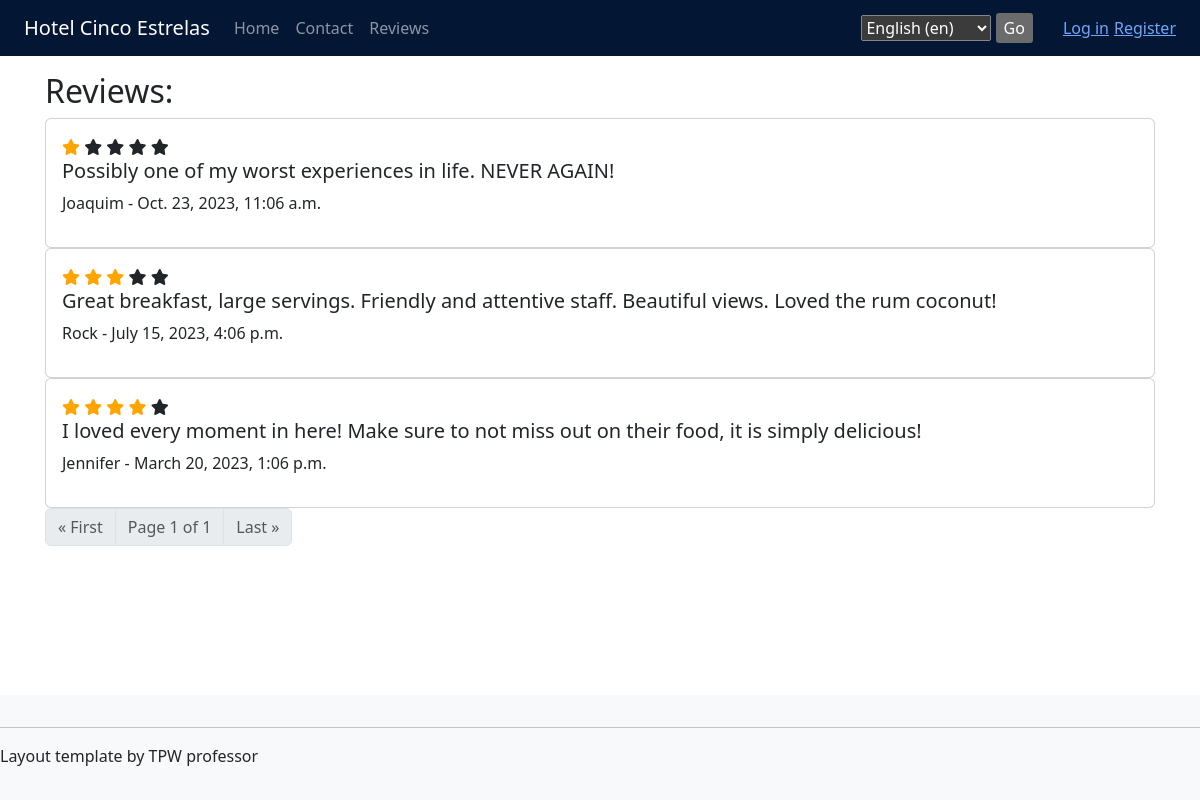
The app's page /reviews/ with its own data.
### app/models.py (models this page shows, shortened)
class Review(models.Model):
    user = models.ForeignKey(User, on_delete=models.CASCADE)
    review = models.CharField(max_length=500, null=False)
    date = models.DateTimeField(null=False)
    rating = models.PositiveIntegerField(validators=[MinValueValidator(1), MaxValueValidator(5)], default=0, blank=False, null=False)
    def __str__(self):
        return self.review

class User(models.Model):
    name = models.CharField(max_length=100)
    email = models.EmailField(max_length=100, unique=True)
    password = models.CharField(max_length=20)
    phone = models.CharField(max_length=9)
    address = models.CharField(max_length=100)
    birthdate = models.DateField()
    rooms = models.ManyToManyField('Room', through='Booking')
    image = models.ImageField(upload_to='images/', null=True, blank=True, default=None)
    objects = UserManager()

### app/views.py (the view, shortened to what this page needs)
# urls.py: path('reviews/', views.reviews, name='reviews'),
def reviews(request):
    reviews_list = Review.objects.all().order_by('-date')
    paginator = Paginator(reviews_list, 3)
    page_number = request.GET.get("page")
    page_obj = paginator.get_page(page_number)
    params = {
        'title': 'Reviews',
        'reviews': reviews_list,
        'form': review_insert_form(),
        "page_obj": page_obj
    }
    return render(request, 'reviews.html', params)

### app/forms.py (shortened to what this page needs)
class review_insert_form(forms.Form):
    review = forms.CharField(
        widget=forms.Textarea(attrs={"rows": "3", "placeholder": "Share your experience with us..."}),
        label='Write your own review', max_length=500)
    rating = forms.IntegerField(widget=forms.HiddenInput())

### app/templates/reviews.html (shortened to what this page needs)
{% extends "layout.html" %}
{% block content %}
    <h2>{{ title }}:</h2>
    {% for review in page_obj %}
        <div class="card">
            <div class="card-body">
                <span class="fa fa-star {% if review.rating > 0 %} checked {% endif %}"></span>
                <span class="fa fa-star {% if review.rating > 1 %} checked {% endif %}"></span>
                <span class="fa fa-star {% if review.rating > 2 %} checked {% endif %}"></span>
                <span class="fa fa-star {% if review.rating > 3 %} checked {% endif %}" ></span>
                <span class="fa fa-star {% if review.rating > 4 %} checked {% endif %}"></span>
                <h5>{{ review }}</h5>
                <p>{{ review.user.name }} - {{ review.date }}</p>
            </div>
        </div>
    {% endfor %}
    <div class="pagination">
        <nav aria-label="Page navigation">
            <ul class="pagination">
                <li class="page-item {% if not page_obj.has_previous %}disabled{% endif %}">
                    <a class="page-link" href="?page=1" aria-label="First">
                        &laquo; First
                    </a>
                </li>
                <li class="page-item disabled">
                    <a class="page-link" href="#" aria-label="Current">
                        Page {{ page_obj.number }} of {{ page_obj.paginator.num_pages }}
                    </a>
                </li>
                <li class="page-item {% if not page_obj.has_next %}disabled{% endif %}">
                    <a class="page-link" href="?page={{ page_obj.paginator.num_pages }}" aria-label="Last">
                        Last &raquo;
                    </a>
                </li>
            </ul>
        </nav>
    </div>
{% endblock %}

### app/static/css/site.css (style rules this page uses)
.checked { color: orange; }

### records on screen
Review: rating 1 (drawn), review "Possibly one of my worst experiences in life. NEVER AGAIN!", user.name "Joaquim", date "Oct. 23, 2023, 11:06 a.m."
Review: rating 3 (drawn), review "Great breakfast, large servings. Friendly and attentive staff. Beautiful views. Loved the rum coconut!", user.name "Rock", date "July 15, 2023, 4:06 p.m."
Review: rating 4 (drawn), review "I loved every moment in here! Make sure to not miss out on their food, it is simply delicious!", user.name "Jennifer", date "March 20, 2023, 1:06 p.m."

### other values on screen
{{ title }} "Reviews"
{{ page_obj.number }} "1"
{{ page_obj.paginator.num_pages }} "1"
form field language "English (en)"
